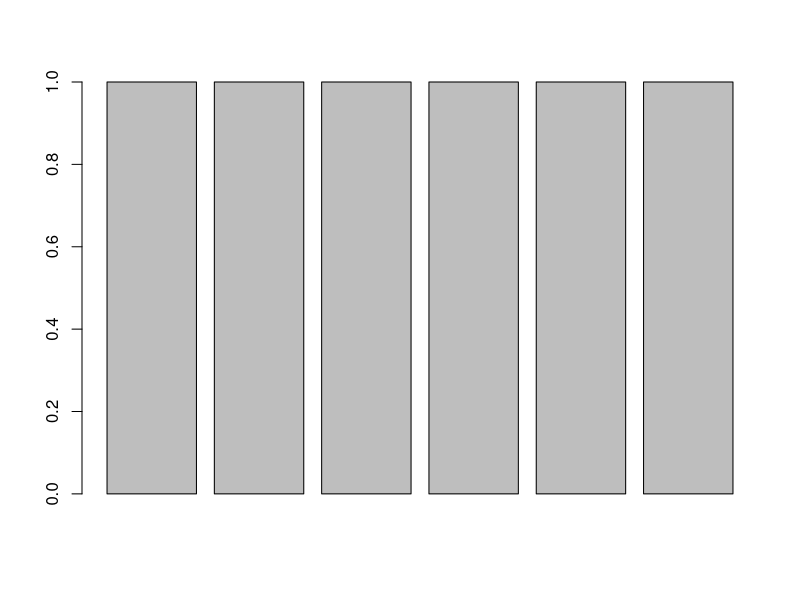

The R script that drew this image:
# page number: 55

print("Spinners")

p <- function(lower_limit, upper_limit){
	c <- lower_limit
	d <- upper_limit
	return(d-c)
}

y <- list()
x <- seq(0,1,0.2)
for(i in x){
	y <- c(y,1)
}
y_ <- c(1,1,1,1,1,1)
barplot(y_)
cat("The heights of bars is constant = 1")
